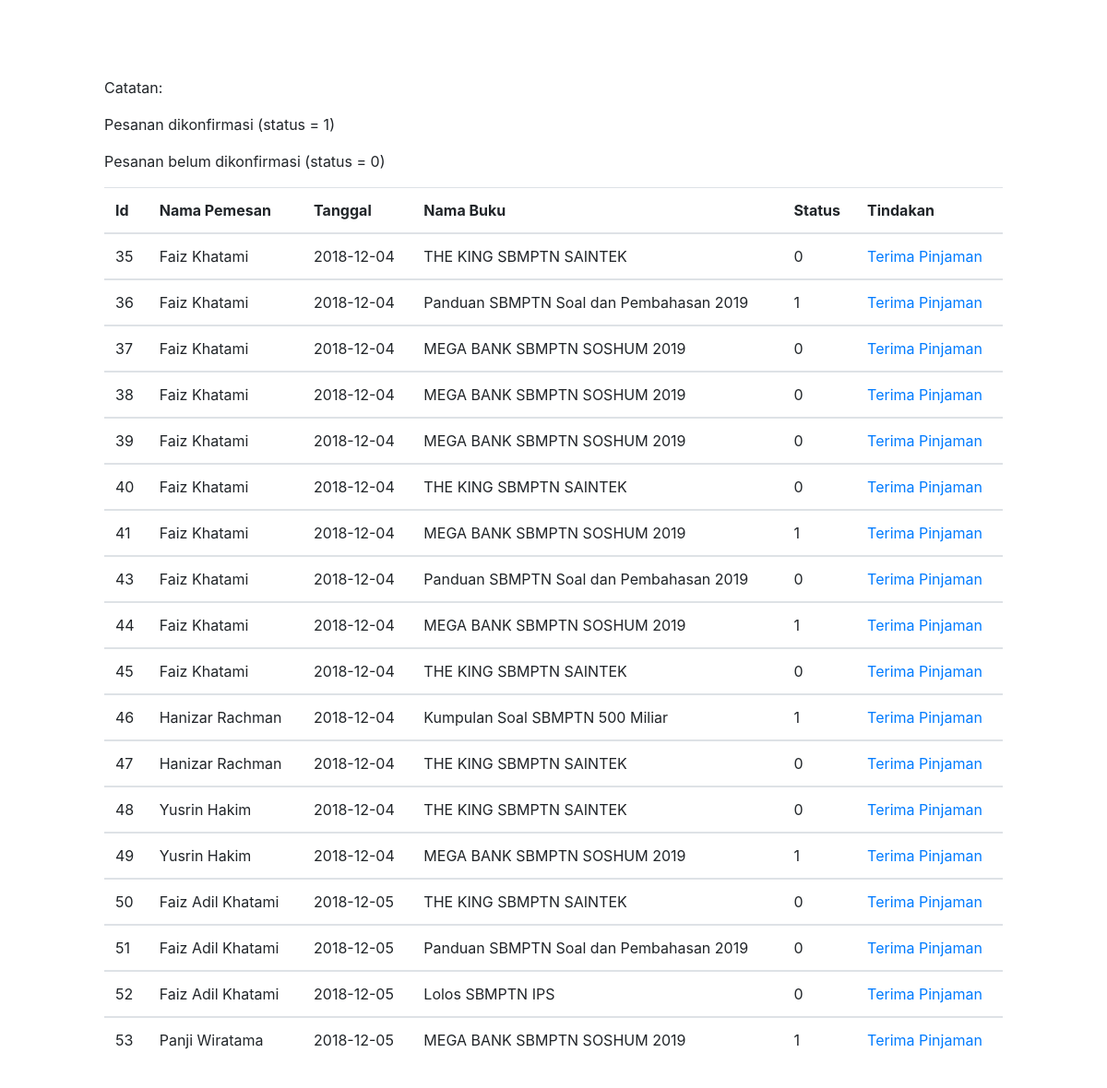
Page /form_peminjaman.php (signed in) on the committed database.
### tables this page shows
CREATE TABLE `pesanan` (
  `id` int(11) NOT NULL,
  `order_nama` varchar(255) NOT NULL,
  `id_buku` int(11) NOT NULL,
  `tanggal` varchar(255) NOT NULL,
  `status` int(11) NOT NULL
);

CREATE TABLE `buku` (
  `id` int(255) NOT NULL,
  `nama_buku` varchar(255) NOT NULL,
  `penerbit` varchar(255) NOT NULL,
  `tahun_terbit` varchar(255) NOT NULL,
  `jenis` varchar(255) NOT NULL,
  `quantity` int(11) NOT NULL
);

### form_peminjaman.php (the view, shortened to what this page needs)
<?php
include("koneksi.php");
?>
<!DOCTYPE html>
<html>
<head>
    <link rel="stylesheet" href="https://cdnjs.cloudflare.com/ajax/libs/twitter-bootstrap/4.0.0/css/bootstrap.min.css">
    <link rel="stylesheet" href="https://cdnjs.cloudflare.com/ajax/libs/font-awesome/4.7.0/css/font-awesome.min.css">
    <link rel="stylesheet" href="https://cdnjs.cloudflare.com/ajax/libs/ionicons/2.0.1/css/ionicons.min.css">
    <link rel="stylesheet" href="https://cdnjs.cloudflare.com/ajax/libs/aos/2.1.1/aos.css">
    <link rel="stylesheet" href="https://cdnjs.cloudflare.com/ajax/libs/Swiper/3.3.1/css/swiper.min.css">
    <link rel="stylesheet" href="assets/css/styles.min.css">
</head>
<body>
    <nav class="navbar navbar-light navbar-expand-md fixed-top visible" data-aos="flip-up" data-aos-delay="900" style="background-color:#72aeda;color:rgb(205,207,208);">
        <div class="container-fluid"><a class="navbar-brand" href="#" style="color:#ffffff;"><strong></strong></a>
            <div
                class="collapse navbar-collapse justify-content-end" id="navcol-1">
                <ul class="nav navbar-nav">
                    <li class="nav-item" role="presentation"><a class="nav-link active" href="beranda_admin.php" style="color:#ffffff;padding:14px;">Beranda</a></li>
                    <li class="nav-item" role="presentation"><a class="nav-link" href="logout.php" style="color:#ffffff;"><button class="btn btn-primary" type="button">Keluar</button></a></li>
                </ul>
        </div>
        </div>
    </nav>
    <?php
        $sql = 'SELECT pesanan.id, pesanan.order_nama, pesanan.tanggal, pesanan.status, buku.nama_buku FROM pesanan JOIN buku ON pesanan.id_buku = buku.id';
        $result = mysqli_query($con, $sql);
     ?>
    <div class="container" style="padding:83px;">
        <div class="table-responsive">
            <p>Catatan:</p>
            <p>Pesanan dikonfirmasi (status = 1)</p>
            <p>Pesanan belum dikonfirmasi (status = 0)</p>
            <table class="table">
                <thead>
                    <tr>
                        <th>Id</th>
                        <th>Nama Pemesan</th>
                        <th>Tanggal</th>
                        <th>Nama Buku</th>
                        <th>Status</th>
                        <th>Tindakan</th>
                    </tr>
                </thead>
                <?php while($product = mysqli_fetch_object($result)) { ?>
                <tbody>
                    <tr>
                        <td> <?php echo $product->id; ?> </td>
                        <td> <?php echo $product->order_nama; ?> </td>
                        <td> <?php echo $product->tanggal; ?> </td>
                        <td> <?php echo $product->nama_buku; ?> </td>
                        <td> <?php echo $product->status; ?> </td>
                        <td><a href="form_peminjaman.php?id=<?php echo $product->id; ?>" onclick="return confirm('Are you sure?')" >Terima Pinjaman</a> </td>
                    </tr>
                <?php } ?>
                </tbody>
            </table>
        </div>
    </div>
</body>
</html>

### rows in the picture
pesanan: id "35", order_nama "Faiz Khatami", tanggal "2018-12-04", id_buku.nama_buku "THE KING SBMPTN SAINTEK", status "0"
pesanan: id "36", order_nama "Faiz Khatami", tanggal "2018-12-04", id_buku.nama_buku "Panduan SBMPTN Soal dan Pembahasan 2019", status "1"
pesanan: id "37", order_nama "Faiz Khatami", tanggal "2018-12-04", id_buku.nama_buku "MEGA BANK SBMPTN SOSHUM 2019", status "0"
pesanan: id "38", order_nama "Faiz Khatami", tanggal "2018-12-04", id_buku.nama_buku "MEGA BANK SBMPTN SOSHUM 2019", status "0"
pesanan: id "39", order_nama "Faiz Khatami", tanggal "2018-12-04", id_buku.nama_buku "MEGA BANK SBMPTN SOSHUM 2019", status "0"
pesanan: id "40", order_nama "Faiz Khatami", tanggal "2018-12-04", id_buku.nama_buku "THE KING SBMPTN SAINTEK", status "0"
pesanan: id "41", order_nama "Faiz Khatami", tanggal "2018-12-04", id_buku.nama_buku "MEGA BANK SBMPTN SOSHUM 2019", status "1"
pesanan: id "43", order_nama "Faiz Khatami", tanggal "2018-12-04", id_buku.nama_buku "Panduan SBMPTN Soal dan Pembahasan 2019", status "0"
pesanan: id "44", order_nama "Faiz Khatami", tanggal "2018-12-04", id_buku.nama_buku "MEGA BANK SBMPTN SOSHUM 2019", status "1"
pesanan: id "45", order_nama "Faiz Khatami", tanggal "2018-12-04", id_buku.nama_buku "THE KING SBMPTN SAINTEK", status "0"
pesanan: id "46", order_nama "Hanizar Rachman", tanggal "2018-12-04", id_buku.nama_buku "Kumpulan Soal SBMPTN 500 Miliar", status "1"
pesanan: id "47", order_nama "Hanizar Rachman", tanggal "2018-12-04", id_buku.nama_buku "THE KING SBMPTN SAINTEK", status "0"
pesanan: id "48", order_nama "Yusrin Hakim", tanggal "2018-12-04", id_buku.nama_buku "THE KING SBMPTN SAINTEK", status "0"
pesanan: id "49", order_nama "Yusrin Hakim", tanggal "2018-12-04", id_buku.nama_buku "MEGA BANK SBMPTN SOSHUM 2019", status "1"
pesanan: id "50", order_nama "Faiz Adil Khatami", tanggal "2018-12-05", id_buku.nama_buku "THE KING SBMPTN SAINTEK", status "0"
pesanan: id "51", order_nama "Faiz Adil Khatami", tanggal "2018-12-05", id_buku.nama_buku "Panduan SBMPTN Soal dan Pembahasan 2019", status "0"
pesanan: id "52", order_nama "Faiz Adil Khatami", tanggal "2018-12-05", id_buku.nama_buku "Lolos SBMPTN IPS", status "0"
pesanan: id "53", order_nama "Panji Wiratama", tanggal "2018-12-05", id_buku.nama_buku "MEGA BANK SBMPTN SOSHUM 2019", status "1"
